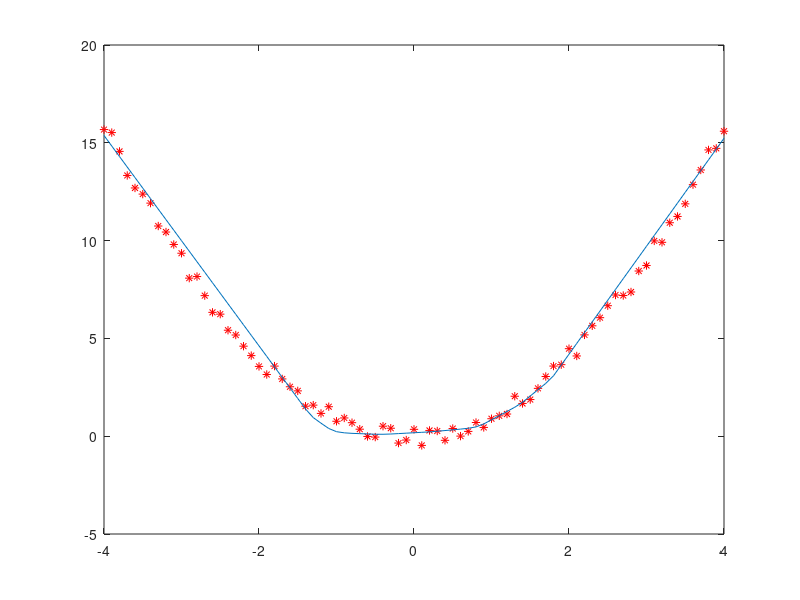

The MATLAB script that drew this image:
clear close()
P = -4 :0.1: 4; 
T = P.^2 + 1*(rand(size(P))-0.5); 

%siec 
S1 = 100;
W1 = rand(S1, 1)- 0.5; B1 = rand(S1, 1)- 0.5;
W2 = rand(1, S1) -0,5; B2 = rand(1,1) -0.5;
lr = 0.001


for  epoka = 1 : 2000
%odpowiedz sieci
X = W1*P + B1*ones(size(P));
A1 = max(X,0);   %ReLu
A2 = W2*A1 + B2;

%propagacja wsteczna
E2 = T - A2;
E1 = W2'*E2;

dW2 = lr* E2 * A1';
dB2 = lr *E2 * ones(size(E2))';
dW1 = lr * (exp(X)./(exp(X)+1)) .* E1 * P';
dB1 = lr * (exp(X)./(exp(X)+1)) .* E1 * ones(size(P))';

W2 = W2 + dW2; B2 =  B2 + dB2;
W1 = W1 + dW1; B1 = B1 + dB1;


%if epoka3==0 then
%clf();
%sleep(50);
%end

end

plot(P,T, 'r*')
hold on
plot(P,A2)

